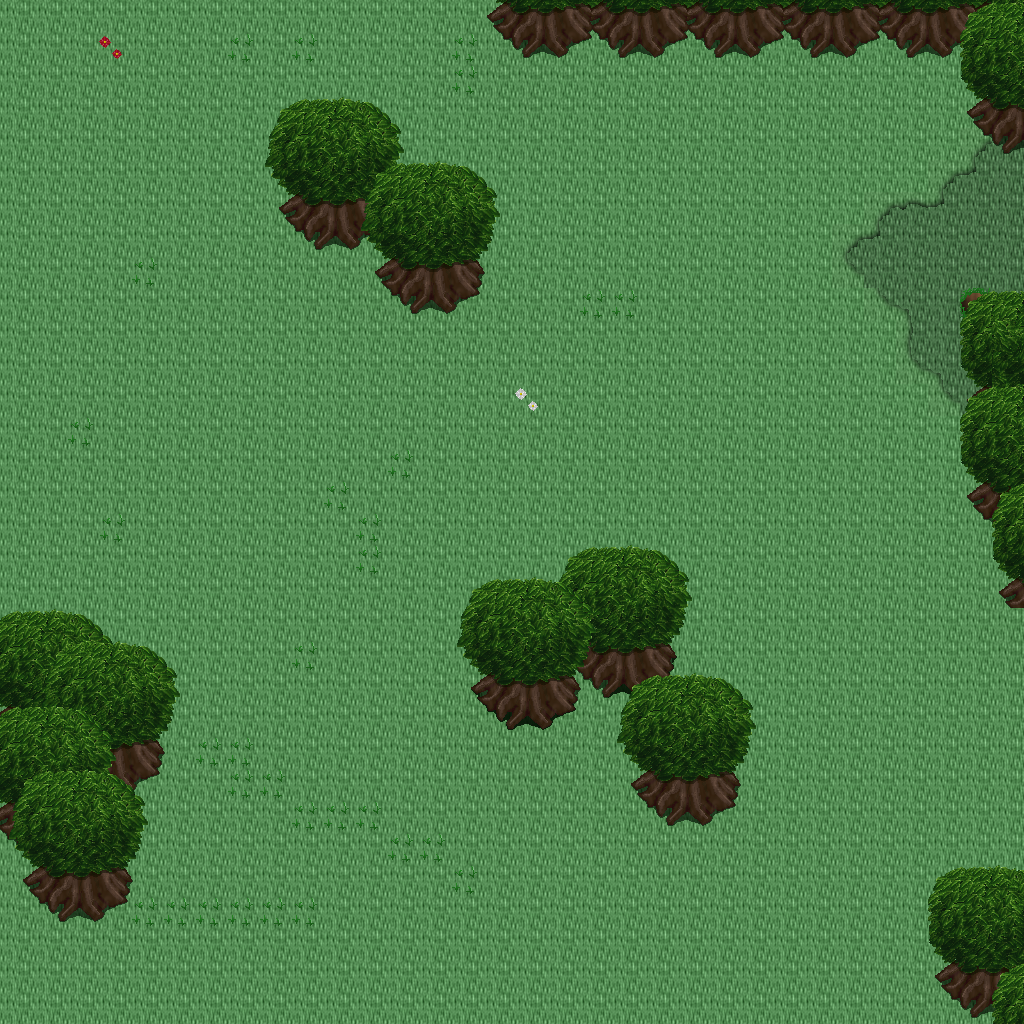

The image is a tile-based game level rendered from a .tmx file. Its description and source (layers, tilesets, objects; grid data summarised) follow:
An orthogonal 32x32 tile map with 32x32 px tiles, 5 tile layers (Ground, Objects, Objects2, Above, ...), 1 hidden layer not drawn, 27 tilesets.

<map version="1.10" tiledversion="1.11.0" orientation="orthogonal" renderorder="right-down" width="32" height="32" tilewidth="32" tileheight="32" infinite="0" nextlayerid="11" nextobjectid="1">
 <tileset firstgid="1" name="ground_ground" tilewidth="32" tileheight="32" tilecount="33" columns="3">
  <image source="../drawable/ground_ground.png" width="96" height="352" />
 </tileset>
 <tileset firstgid="34" name="ground_grass_edges" tilewidth="32" tileheight="32" tilecount="36" columns="12">
  <image source="../drawable/ground_grass_edges.png" width="384" height="96" />
 </tileset>
 <tileset firstgid="70" name="ground_grass_corners" tilewidth="32" tileheight="32" tilecount="24" columns="6">
  <image source="../drawable/ground_grass_corners.png" width="192" height="128" />
 </tileset>
 <tileset firstgid="94" name="plant_grasses" tilewidth="32" tileheight="32" tilecount="6" columns="3">
  <image source="../drawable/plant_grasses.png" width="96" height="64" />
 </tileset>
 <tileset firstgid="100" name="plant_flower_daisy_blue" tilewidth="32" tileheight="32" tilecount="8" columns="2">
  <image source="../drawable/plant_flower_daisy_blue.png" width="64" height="128" />
 </tileset>
 <tileset firstgid="108" name="plant_flower_daisy_yellow" tilewidth="32" tileheight="32" tilecount="8" columns="2">
  <image source="../drawable/plant_flower_daisy_yellow.png" width="64" height="128" />
 </tileset>
 <tileset firstgid="116" name="plant_flower_daisy_red" tilewidth="32" tileheight="32" tilecount="8" columns="2">
  <image source="../drawable/plant_flower_daisy_red.png" width="64" height="128" />
 </tileset>
 <tileset firstgid="124" name="plant_flower_daisy_white" tilewidth="32" tileheight="32" tilecount="8" columns="2">
  <image source="../drawable/plant_flower_daisy_white.png" width="64" height="128" />
 </tileset>
 <tileset firstgid="132" name="logic_collision" tilewidth="32" tileheight="32" tilecount="1" columns="1">
  <image source="../drawable/logic_collision.png" width="32" height="32" />
 </tileset>
 <tileset firstgid="133" name="plant_tree_tree_green" tilewidth="32" tileheight="32" tilecount="88" columns="8">
  <image source="../drawable/plant_tree_tree_green.png" width="256" height="352" />
 </tileset>
 <tileset firstgid="221" name="object_tent" tilewidth="32" tileheight="32" tilecount="9" columns="3">
  <image source="../drawable/object_tent.png" width="96" height="96" />
 </tileset>
 <tileset firstgid="230" name="logic_item_herb" tilewidth="32" tileheight="32" tilecount="5" columns="5">
  <image source="../drawable/logic_item_herb.png" width="160" height="32" />
 </tileset>
 <tileset firstgid="235" name="logic_item_resources" tilewidth="32" tileheight="32" tilecount="6" columns="6">
  <image source="../drawable/logic_item_resources.png" width="192" height="32" />
 </tileset>
 <tileset firstgid="241" name="building_church" tilewidth="32" tileheight="32" tilecount="56" columns="8">
  <image source="../drawable/building_church.png" width="256" height="224" />
 </tileset>
 <tileset firstgid="297" name="logic_creature_albino_elf" tilewidth="32" tileheight="32" tilecount="5" columns="5">
  <image source="../drawable/logic_creature_albino_elf.png" width="160" height="32" />
 </tileset>
 <tileset firstgid="302" name="item_statue_broken_green_column" tilewidth="32" tileheight="32" tilecount="2" columns="1">
  <image source="../drawable/item_statue_broken_green_column.png" width="32" height="64" />
 </tileset>
 <tileset firstgid="304" name="plant_tree_spruce" tilewidth="32" tileheight="32" tilecount="6" columns="2">
  <image source="../drawable/plant_tree_spruce.png" width="64" height="96" />
 </tileset>
 <tileset firstgid="310" name="plant_tree_pine_snowy" tilewidth="32" tileheight="32" tilecount="6" columns="2">
  <image source="../drawable/plant_tree_pine_snowy.png" width="64" height="96" />
 </tileset>
 <tileset firstgid="316" name="logic_creature_ent" tilewidth="32" tileheight="32" tilecount="4" columns="4">
  <image source="../drawable/logic_creature_ent.png" width="128" height="32" />
 </tileset>
 <tileset firstgid="320" name="logic_item_mushroom" tilewidth="32" tileheight="32" tilecount="6" columns="6">
  <image source="../drawable/logic_item_mushroom.png" width="192" height="32" />
 </tileset>
 <tileset firstgid="326" name="plant_tree_tree_blue" tilewidth="32" tileheight="32" tilecount="25" columns="5">
  <image source="../drawable/plant_tree_tree_blue.png" width="160" height="160" />
 </tileset>
 <tileset firstgid="351" name="ground_pothole" tilewidth="32" tileheight="32" tilecount="4" columns="4">
  <image source="../drawable/ground_pothole.png" width="128" height="32" />
 </tileset>
 <tileset firstgid="355" name="logic_portal" tilewidth="32" tileheight="32" tilecount="24" columns="8">
  <image source="../drawable/logic_portal.png" width="256" height="96" />
 </tileset>
 <tileset firstgid="379" name="logic_creature_mythical_being" tilewidth="32" tileheight="32" tilecount="24" columns="8">
  <image source="../drawable/logic_creature_mythical_being.png" width="256" height="96" />
 </tileset>
 <tileset firstgid="403" name="furniture_light_roots_lamp" tilewidth="32" tileheight="32" tilecount="6" columns="2">
  <image source="../drawable/furniture_light_roots_lamp.png" width="64" height="96" />
 </tileset>
 <tileset firstgid="409" name="light_dim_light_7x5" tilewidth="32" tileheight="32" tilecount="35" columns="7">
  <image source="../drawable/light_dim_light_7x5.png" width="224" height="160" />
 </tileset>
 <tileset firstgid="444" name="light_light_5x5" tilewidth="32" tileheight="32" tilecount="25" columns="5">
  <image source="../drawable/light_light_5x5.png" width="160" height="160" />
 </tileset>
 <layer id="1" name="Ground" width="32" height="32">
  <data>[1024 cells, 1024 non-empty, 2 distinct tile ids]</data>
 </layer>
 <layer id="2" name="Objects" width="32" height="32">
  <data>[1024 cells, 161 non-empty, 26 distinct tile ids]</data>
 </layer>
 <layer id="3" name="Objects2" width="32" height="32">
  <data>[1024 cells, 15 non-empty, 6 distinct tile ids]</data>
 </layer>
 <layer id="4" name="Above" width="32" height="32">
  <data>[1024 cells, 92 non-empty, 27 distinct tile ids]</data>
 </layer>
 <layer id="5" name="Above2" width="32" height="32">
  <data>[1024 cells, 70 non-empty, 15 distinct tile ids]</data>
 </layer>
 <layer id="6" name="Walkable" width="32" height="32" visible="0">
  <data>[1024 cells, 97 non-empty, 1 distinct tile ids]</data>
 </layer>
 <objectgroup id="7" name="Mapevents" />
 <objectgroup id="8" name="Spawn" />
 <objectgroup id="9" name="Keys" />
 <objectgroup id="10" name="Replace" />
</map>
